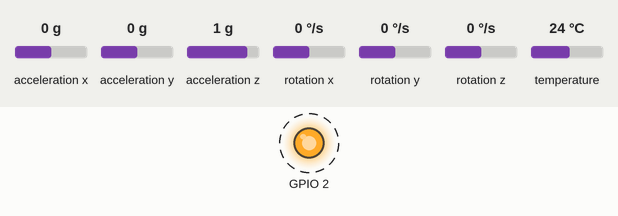
Simulated run of this program. Board: ESP8266 (NodeMCU). Parts: output pins drawn as LEDs (lit = HIGH, except the on-board LED, lit = LOW). Dashed ring = blinking. The inputs (shaded band) are chosen by the test bench; at power-on: rotation x 0 °/s, acceleration x 0 g, acceleration y 0 g, acceleration z 1 g, rotation y 0 °/s, rotation z 0 °/s, temperature 24 °C. What the program prints to the serial monitor is not drawn.

Above: at 1.2 s.
1.3 s: rotation x set to -192 °/s
Timing chart, 0 to 10.3 s (numbered marks = the images above; inputs shaded):
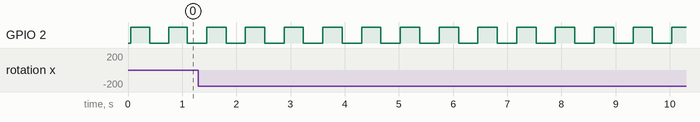

The program:

main.cpp
```cpp
#include <Arduino.h>
#include "MPU6050.h"

MPU6050 mpu;

void setup() {
  Serial.begin(9600);
  Serial.println("Hello");

  while(!mpu.begin()) {
    Serial.println("Próba inicjalizacji MPU6050");
    // zapewnia, że watchdog nie zresetuje układu
    yield();
  }

  pinMode(BUILTIN_LED, OUTPUT);
}

int counter = 0;
bool state = false;

void loop() {
  float temperature = mpu.readTemperature();
  Vector rawAccel = mpu.readRawAccel();
  Vector rawGyro = mpu.readRawGyro();

  Serial.print(String(counter++) + "> GYRO " + String(rawGyro.XAxis) + " " + String(rawGyro.YAxis) + " " + String(rawGyro.ZAxis) );
  Serial.print(" ACCEL: " + String(rawAccel.XAxis) + " " + String(rawAccel.YAxis) + " " + String(rawAccel.ZAxis) );
  Serial.println(" TEMP: " + String(temperature));

  Vector accel = mpu.readNormalizeAccel();
  Vector gyro = mpu.readNormalizeGyro();
  Serial.print("\t GYRO " + String(gyro.XAxis) + " " + String(gyro.YAxis) + " " + String(gyro.ZAxis) );
  Serial.println(" ACCEL: " + String(accel.XAxis) + " " + String(accel.YAxis) + " " + String(accel.ZAxis) );


  state = !state;
  digitalWrite(BUILTIN_LED, state);
  delay(300);
}
```

Measured:
- by itself, GPIO 2: alternates HIGH for 0.36 s and LOW for 0.36 s
